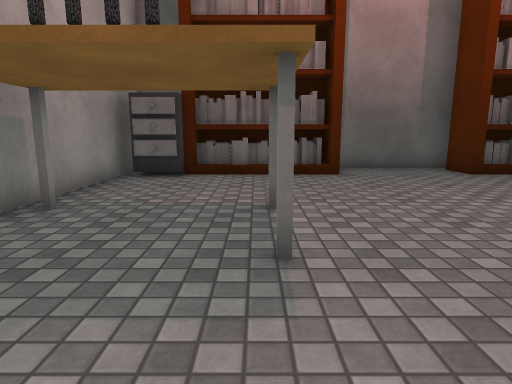
View 1 (above)

13 first-person views from a walk through a Unity game level. The camera is 1.2 m above the floor, tilts 10° down and sees 75° across. Doors are open. The floor is counted in squares, 1 m on a side. Each view is taken from the middle of a square. On the plan, view 1 faces up. The plan holds only what a view shows up to about 14 squares ahead; the rest is blank. The place goes on beyond the plan. The player is left out. Some surface patterns are stand-ins.

View 2
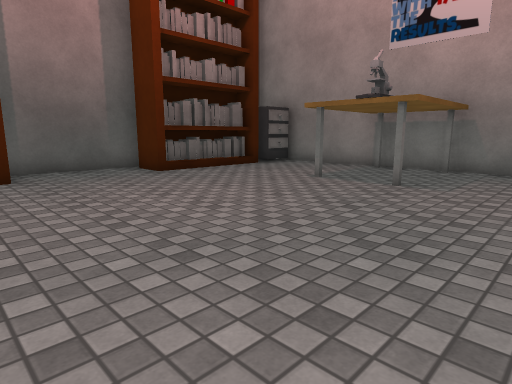

View 3
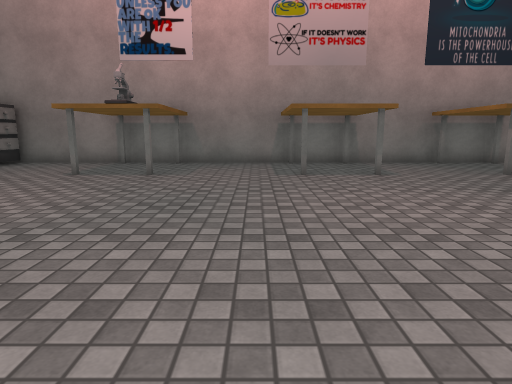

View 4
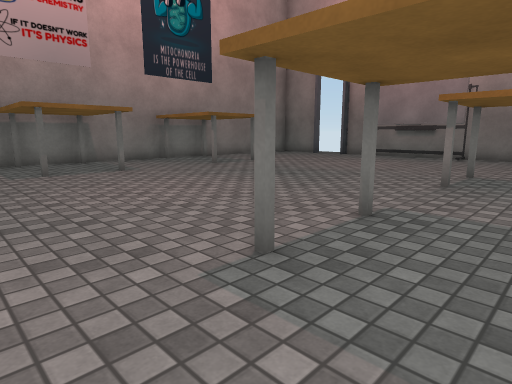

View 5
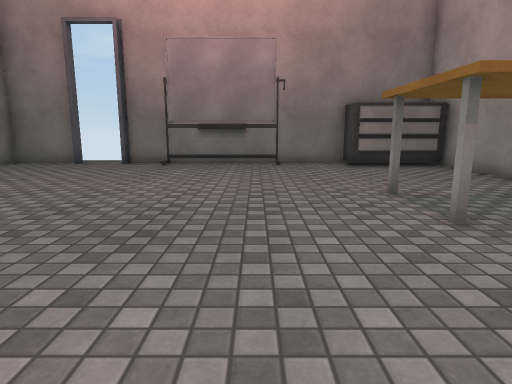

View 6
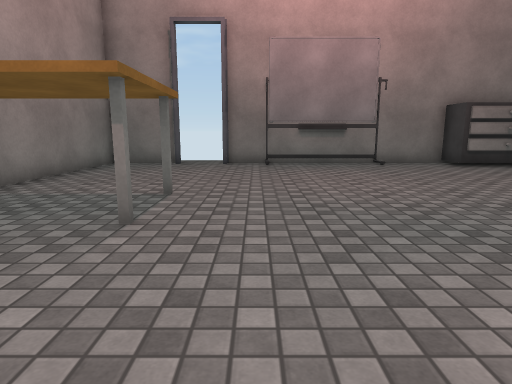

View 7
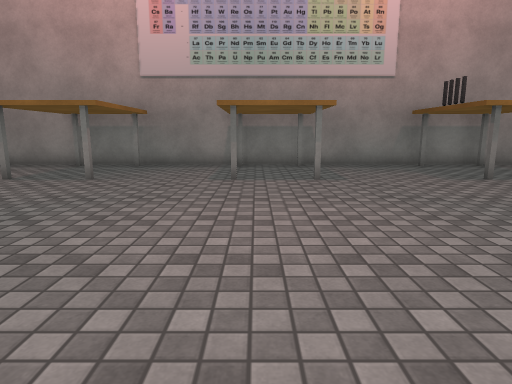

View 8
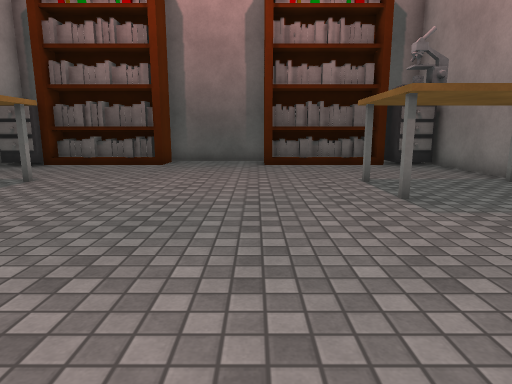

View 9
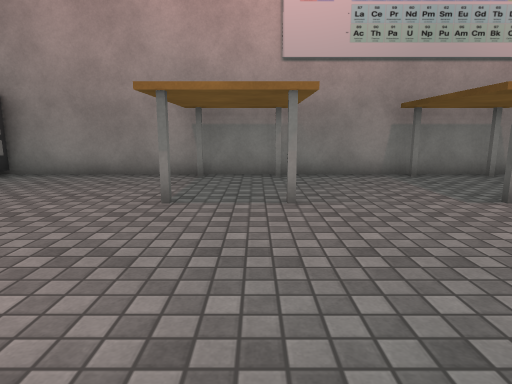

View 10
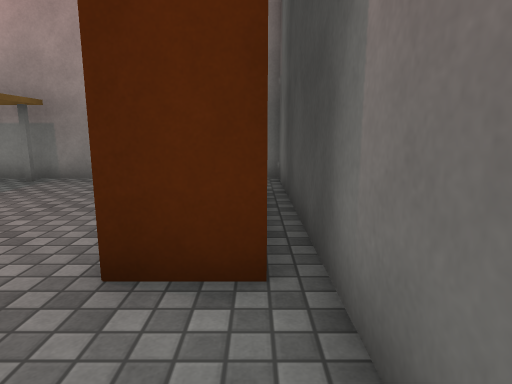

View 11
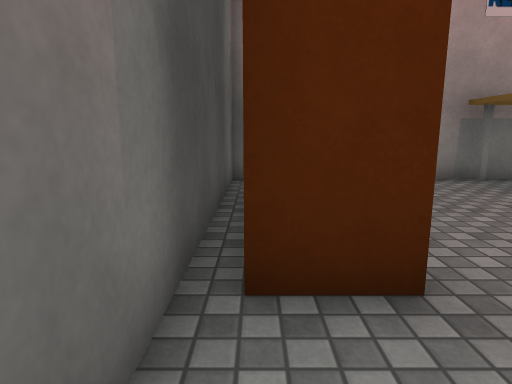

View 12
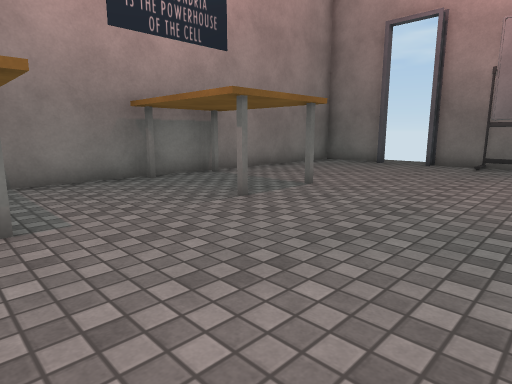

View 13
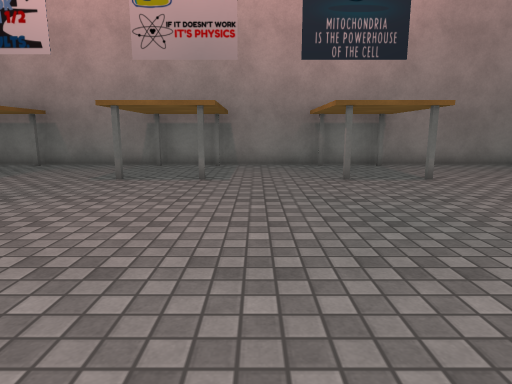

### Floor plan
Points are (right, up) in squares from view 1. A wall is a line through its corners. A room is listed if a view was taken in it or the views show most of it. See-through windows are left out.
Room 1 (views 1, 2, 3, 4, 5, 6, 7, 8, 9, 10, 11, 12, 13)
walls: (6.4, -16.6) (8.2, -16.6) (8.2, -16.1); (-0.6, -16.6) (2.6, -16.6); (10.2, -16.6) (12.8, -16.6) (12.8, 11.6) (-3.9, 11.6) (-3.9, -15.5)
ways out: open door at (9.5, -16.5)
objects: cabinet (-3, -16) to (-1, -15); table (-3, -10); table (-3, -7); table (-3, -4); table (-3, -1); table (-3, 3); table (-3, 5); cabinet (-3, 9) to (-2, 10); bookshelf (-1, 10) to (2, 11); table (0, -10); table (0, -7); table (0, -4); table (0, -1); table (0, 3); table (0, 5); other object (3, -17) to (6, -17); bookshelf (6, 10) to (10, 11); table (9, -1); table (9, 5); cabinet (11, 10) to (12, 11); table (12, -10); table (12, -7); table (12, -4); table (12, -1); table (12, 3); table (12, 5)

Where each view was taken, in squares from view 1:
view 1: 0 up, 0 right, facing up
view 2: 0 up, 1 right, facing up-right
view 3: 0 up, 1 left, facing right
view 4: 1 up, 2 left, facing down-right
view 5: 3 down, 3 right, facing down
view 6: 3 down, 7 right, facing down
view 7: 3 down, 9 right, facing left
view 8: 3 down, 6 right, facing up
view 9: 8 down, 6 right, facing left
view 10: 11 up, 5 right, facing left
view 11: 11 up, 4 right, facing right
view 12: 3 down, 4 right, facing down-right
view 13: 5 down, 0 right, facing right
